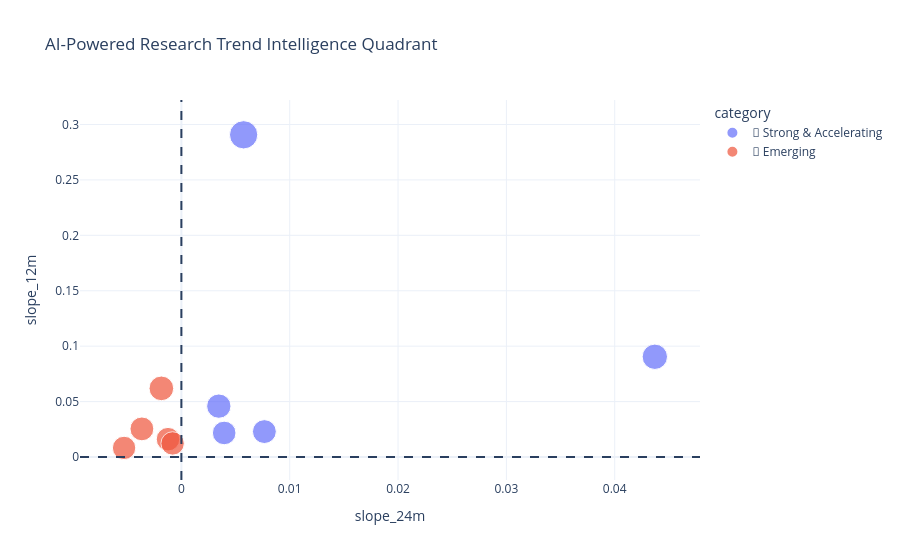

The code cell stored with this chart in its notebook:
### Code cell
top10_growth = (topics_df.sort_values("growth_score", ascending=False).head(10).index)

topics_df_plot = topics_df.loc[top10_growth]
fig = px.scatter(
    topics_df_plot,
    x="slope_24m",
    y="slope_12m",
    size="growth_size",
    color="category",
    hover_name="label",
    title="AI-Powered Research Trend Intelligence Quadrant"
)

fig.add_vline(x=0, line_dash="dash")
fig.add_hline(y=0, line_dash="dash")

fig.update_layout(template="plotly_white")

fig.show()

### Figure 1 — Plotly figure (JSON) as saved in the notebook; plotly's stock layout.template omitted (floating-point values rounded to 4 significant figures)
{"data": [{"hovertemplate": "<b>%{hovertext}</b><br><br>category=🚀 Strong & Accelerating<br>slope_24m=%{x}<br>slope_12m=%{y}<br>growth_size=%{marker.size}<extra></extra>", "hovertext": ["Recipe recipes dietary", "Generation sampling models", "Brain signals decoding", "Transformers transformer kv", "Mri imaging ct"], "legendgroup": "🚀 Strong & Accelerating", "marker": {"color": "#636efa", "size": [50.0, 40.17, 36.96, 35.56, 34.74], "sizemode": "area", "sizeref": 0.125, "symbol": "circle"}, "mode": "markers", "name": "🚀 Strong & Accelerating", "orientation": "v", "showlegend": true, "type": "scatter", "x": [0.005746, 0.0437, 0.003455, 0.00766, 0.003951], "xaxis": "x", "y": [0.2907, 0.09043, 0.0459, 0.02293, 0.0217], "yaxis": "y"}, {"hovertemplate": "<b>%{hovertext}</b><br><br>category=🌱 Emerging<br>slope_24m=%{x}<br>slope_12m=%{y}<br>growth_size=%{marker.size}<extra></extra>", "hovertext": ["Regret bandits algorithm", "Variables discovery causality", "Pruning networks gradient", "Ai creativity design", "Attacks attack robustness"], "legendgroup": "🌱 Emerging", "marker": {"color": "#EF553B", "size": [38.02, 35.43, 34.75, 34.29, 34.17], "sizemode": "area", "sizeref": 0.125, "symbol": "circle"}, "mode": "markers", "name": "🌱 Emerging", "orientation": "v", "showlegend": true, "type": "scatter", "x": [-0.001847, -0.003645, -0.001233, -0.0008086, -0.00529], "xaxis": "x", "y": [0.06193, 0.02536, 0.01608, 0.01225, 0.008189], "yaxis": "y"}], "layout": {"legend": {"itemsizing": "constant", "title": {"text": "category"}, "tracegroupgap": 0}, "shapes": [{"line": {"dash": "dash"}, "type": "line", "x0": 0, "x1": 0, "xref": "x", "y0": 0, "y1": 1, "yref": "y domain"}, {"line": {"dash": "dash"}, "type": "line", "x0": 0, "x1": 1, "xref": "x domain", "y0": 0, "y1": 0, "yref": "y"}], "title": {"text": "AI-Powered Research Trend Intelligence Quadrant"}, "xaxis": {"anchor": "y", "domain": [0, 1], "title": {"text": "slope_24m"}}, "yaxis": {"anchor": "x", "domain": [0, 1], "title": {"text": "slope_12m"}}}}
